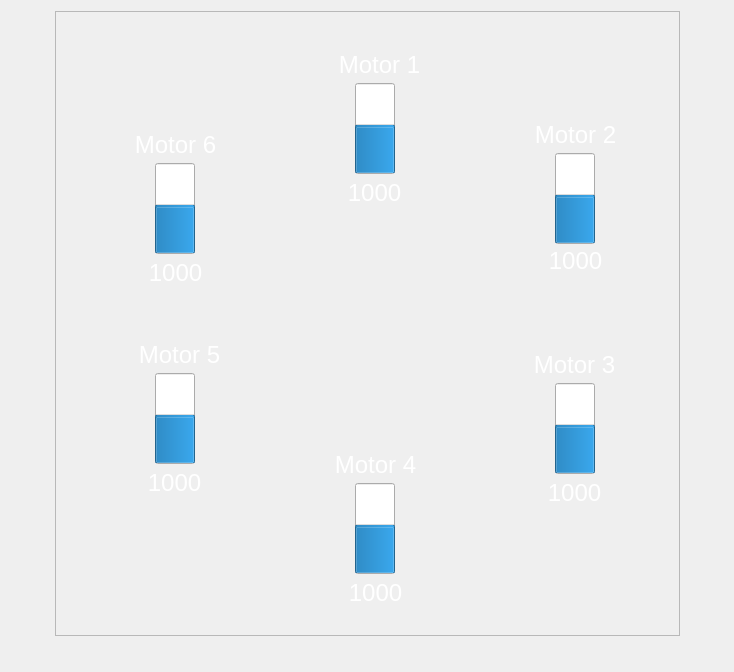
        <widget class="QWidget" name="HexPlus">
         <layout class="QGridLayout" name="gridLayout_39">
          <item row="1" column="1">
           <widget class="QFrame" name="HexPlusFrame">
            <property name="sizePolicy">
             <sizepolicy hsizetype="Fixed" vsizetype="Fixed">
              <horstretch>0</horstretch>
              <verstretch>0</verstretch>
             </sizepolicy>
            </property>
            <property name="minimumSize">
             <size>
              <width>625</width>
              <height>625</height>
             </size>
            </property>
            <property name="maximumSize">
             <size>
              <width>625</width>
              <height>625</height>
             </size>
            </property>
            <property name="frameShape">
             <enum>QFrame::StyledPanel</enum>
            </property>
            <property name="frameShadow">
             <enum>QFrame::Raised</enum>
            </property>
            <widget class="QFrame" name="HexPlus4">
             <property name="geometry">
              <rect>
               <x>220</x>
               <y>430</y>
               <width>175</width>
               <height>175</height>
              </rect>
             </property>
             <property name="sizePolicy">
              <sizepolicy hsizetype="Fixed" vsizetype="Fixed">
               <horstretch>0</horstretch>
               <verstretch>0</verstretch>
              </sizepolicy>
             </property>
             <property name="minimumSize">
              <size>
               <width>175</width>
               <height>175</height>
              </size>
             </property>
             <property name="maximumSize">
              <size>
               <width>175</width>
               <height>175</height>
              </size>
             </property>
             <property name="styleSheet">
              <string notr="true">QFrame
{
   background-color: rgba(255, 255, 255, 0);
   border-image: url(:/images/resources/CCW.png) 0 0 0 0 stretch stretch;
   border-width: 0px;
}</string>
             </property>
             <property name="frameShape">
              <enum>QFrame::StyledPanel</enum>
             </property>
             <property name="frameShadow">
              <enum>QFrame::Raised</enum>
             </property>
             <widget class="QLabel" name="HexPlus4Label">
              <property name="geometry">
               <rect>
                <x>35</x>
                <y>9</y>
                <width>131</width>
                <height>29</height>
               </rect>
              </property>
              <property name="font">
               <font>
                <pointsize>18</pointsize>
               </font>
              </property>
              <property name="styleSheet">
               <string notr="true">color:white;
border-image:none;</string>
              </property>
              <property name="text">
               <string>Motor 4</string>
              </property>
              <property name="alignment">
               <set>Qt::AlignCenter</set>
              </property>
             </widget>
             <widget class="QLabel" name="HexPlus4Value">
              <property name="geometry">
               <rect>
                <x>35</x>
                <y>137</y>
                <width>131</width>
                <height>29</height>
               </rect>
              </property>
              <property name="font">
               <font>
                <pointsize>18</pointsize>
               </font>
              </property>
              <property name="styleSheet">
               <string notr="true">color:white;
border-image:none;</string>
              </property>
              <property name="text">
               <string>1000</string>
              </property>
              <property name="alignment">
               <set>Qt::AlignCenter</set>
              </property>
             </widget>
             <widget class="QProgressBar" name="HexPlus4Motor">
              <property name="geometry">
               <rect>
                <x>80</x>
                <y>42</y>
                <width>40</width>
                <height>91</height>
               </rect>
              </property>
              <property name="sizePolicy">
               <sizepolicy hsizetype="Fixed" vsizetype="Expanding">
                <horstretch>0</horstretch>
                <verstretch>0</verstretch>
               </sizepolicy>
              </property>
              <property name="minimumSize">
               <size>
                <width>40</width>
                <height>0</height>
               </size>
              </property>
              <property name="maximumSize">
               <size>
                <width>50</width>
                <height>16777215</height>
               </size>
              </property>
              <property name="minimum">
               <number>1000</number>
              </property>
              <property name="maximum">
               <number>2000</number>
              </property>
              <property name="value">
               <number>1500</number>
              </property>
              <property name="alignment">
               <set>Qt::AlignCenter</set>
              </property>
              <property name="textVisible">
               <bool>false</bool>
              </property>
              <property name="orientation">
               <enum>Qt::Vertical</enum>
              </property>
              <property name="invertedAppearance">
               <bool>false</bool>
              </property>
             </widget>
            </widget>
            <widget class="QFrame" name="HexPlus6">
             <property name="geometry">
              <rect>
               <x>20</x>
               <y>110</y>
               <width>175</width>
               <height>175</height>
              </rect>
             </property>
             <property name="sizePolicy">
              <sizepolicy hsizetype="Fixed" vsizetype="Fixed">
               <horstretch>0</horstretch>
               <verstretch>0</verstretch>
              </sizepolicy>
             </property>
             <property name="minimumSize">
              <size>
               <width>175</width>
               <height>175</height>
              </size>
             </property>
             <property name="maximumSize">
              <size>
               <width>175</width>
               <height>175</height>
              </size>
             </property>
             <property name="styleSheet">
              <string notr="true">QFrame
{
   background-color: rgba(255, 255, 255, 0);
   border-image: url(:/images/resources/CCW.png) 0 0 0 0 stretch stretch;
   border-width: 0px;
}</string>
             </property>
             <property name="frameShape">
              <enum>QFrame::StyledPanel</enum>
             </property>
             <property name="frameShadow">
              <enum>QFrame::Raised</enum>
             </property>
             <widget class="QLabel" name="HexPlus6Value">
              <property name="geometry">
               <rect>
                <x>35</x>
                <y>137</y>
                <width>131</width>
                <height>29</height>
               </rect>
              </property>
              <property name="font">
               <font>
                <pointsize>18</pointsize>
               </font>
              </property>
              <property name="styleSheet">
               <string notr="true">color:white;
border-image:none;</string>
              </property>
              <property name="text">
               <string>1000</string>
              </property>
              <property name="alignment">
               <set>Qt::AlignCenter</set>
              </property>
             </widget>
             <widget class="QLabel" name="HexPlus6Label">
              <property name="geometry">
               <rect>
                <x>35</x>
                <y>9</y>
                <width>131</width>
                <height>29</height>
               </rect>
              </property>
              <property name="font">
               <font>
                <pointsize>18</pointsize>
               </font>
              </property>
              <property name="styleSheet">
               <string notr="true">color:white;
border-image:none;</string>
              </property>
              <property name="text">
               <string>Motor 6</string>
              </property>
              <property name="alignment">
               <set>Qt::AlignCenter</set>
              </property>
             </widget>
             <widget class="QProgressBar" name="HexPlus6Motor">
              <property name="geometry">
               <rect>
                <x>80</x>
                <y>42</y>
                <width>40</width>
                <height>91</height>
               </rect>
              </property>
              <property name="sizePolicy">
               <sizepolicy hsizetype="Fixed" vsizetype="Expanding">
                <horstretch>0</horstretch>
                <verstretch>0</verstretch>
               </sizepolicy>
              </property>
              <property name="minimumSize">
               <size>
                <width>40</width>
                <height>0</height>
               </size>
              </property>
              <property name="maximumSize">
               <size>
                <width>50</width>
                <height>16777215</height>
               </size>
              </property>
              <property name="minimum">
               <number>1000</number>
              </property>
              <property name="maximum">
               <number>2000</number>
              </property>
              <property name="value">
               <number>1500</number>
              </property>
              <property name="alignment">
               <set>Qt::AlignCenter</set>
              </property>
              <property name="textVisible">
               <bool>false</bool>
              </property>
              <property name="orientation">
               <enum>Qt::Vertical</enum>
              </property>
              <property name="invertedAppearance">
               <bool>false</bool>
              </property>
             </widget>
            </widget>
            <widget class="QFrame" name="HexPlus3">
             <property name="geometry">
              <rect>
               <x>440</x>
               <y>330</y>
               <width>175</width>
               <height>175</height>
              </rect>
             </property>
             <property name="sizePolicy">
              <sizepolicy hsizetype="Fixed" vsizetype="Fixed">
               <horstretch>0</horstretch>
               <verstretch>0</verstretch>
              </sizepolicy>
             </property>
             <property name="minimumSize">
              <size>
               <width>175</width>
               <height>175</height>
              </size>
             </property>
             <property name="maximumSize">
              <size>
               <width>175</width>
               <height>175</height>
              </size>
             </property>
             <property name="styleSheet">
              <string notr="true">QFrame
{
   background-color: rgba(255, 255, 255, 0);
   border-image: url(:/images/resources/CW.png) 0 0 0 0 stretch stretch;
   border-width: 0px;
}</string>
             </property>
             <property name="frameShape">
              <enum>QFrame::StyledPanel</enum>
             </property>
             <property name="frameShadow">
              <enum>QFrame::Raised</enum>
             </property>
             <widget class="QLabel" name="HexPlus3Label">
              <property name="geometry">
               <rect>
                <x>9</x>
                <y>9</y>
                <width>141</width>
                <height>29</height>
               </rect>
              </property>
              <property name="font">
               <font>
                <pointsize>18</pointsize>
               </font>
              </property>
              <property name="styleSheet">
               <string notr="true">color:white;
border-image:none;</string>
              </property>
              <property name="text">
               <string>Motor 3</string>
              </property>
              <property name="alignment">
               <set>Qt::AlignCenter</set>
              </property>
             </widget>
             <widget class="QLabel" name="HexPlus3Value">
              <property name="geometry">
               <rect>
                <x>9</x>
                <y>137</y>
                <width>141</width>
                <height>29</height>
               </rect>
              </property>
              <property name="font">
               <font>
                <pointsize>18</pointsize>
               </font>
              </property>
              <property name="styleSheet">
               <string notr="true">color:white;
border-image:none;</string>
              </property>
              <property name="text">
               <string>1000</string>
              </property>
              <property name="alignment">
               <set>Qt::AlignCenter</set>
              </property>
             </widget>
             <widget class="QProgressBar" name="HexPlus3Motor">
              <property name="geometry">
               <rect>
                <x>60</x>
                <y>42</y>
                <width>40</width>
                <height>91</height>
               </rect>
              </property>
              <property name="sizePolicy">
               <sizepolicy hsizetype="Fixed" vsizetype="Expanding">
                <horstretch>0</horstretch>
                <verstretch>0</verstretch>
               </sizepolicy>
              </property>
              <property name="minimumSize">
               <size>
                <width>40</width>
                <height>0</height>
               </size>
              </property>
              <property name="maximumSize">
               <size>
                <width>50</width>
                <height>16777215</height>
               </size>
              </property>
              <property name="minimum">
               <number>1000</number>
              </property>
              <property name="maximum">
               <number>2000</number>
              </property>
              <property name="value">
               <number>1500</number>
              </property>
              <property name="alignment">
               <set>Qt::AlignCenter</set>
              </property>
              <property name="textVisible">
               <bool>false</bool>
              </property>
              <property name="orientation">
               <enum>Qt::Vertical</enum>
              </property>
              <property name="invertedAppearance">
               <bool>false</bool>
              </property>
             </widget>
            </widget>
            <widget class="QFrame" name="HexPlusFCB">
             <property name="geometry">
              <rect>
               <x>230</x>
               <y>230</y>
               <width>175</width>
               <height>175</height>
              </rect>
             </property>
             <property name="sizePolicy">
              <sizepolicy hsizetype="Fixed" vsizetype="Fixed">
               <horstretch>0</horstretch>
               <verstretch>0</verstretch>
              </sizepolicy>
             </property>
             <property name="minimumSize">
              <size>
               <width>175</width>
               <height>175</height>
              </size>
             </property>
             <property name="maximumSize">
              <size>
               <width>175</width>
               <height>175</height>
              </size>
             </property>
             <property name="styleSheet">
              <string notr="true">background-color: rgba(255, 255, 255, 0);
image: url(:/images/resources/AQ32Sticker.png);</string>
             </property>
             <property name="frameShape">
              <enum>QFrame::StyledPanel</enum>
             </property>
             <property name="frameShadow">
              <enum>QFrame::Raised</enum>
             </property>
            </widget>
            <widget class="QFrame" name="HexPlus2">
             <property name="geometry">
              <rect>
               <x>420</x>
               <y>100</y>
               <width>175</width>
               <height>175</height>
              </rect>
             </property>
             <property name="sizePolicy">
              <sizepolicy hsizetype="Fixed" vsizetype="Fixed">
               <horstretch>0</horstretch>
               <verstretch>0</verstretch>
              </sizepolicy>
             </property>
             <property name="minimumSize">
              <size>
               <width>175</width>
               <height>175</height>
              </size>
             </property>
             <property name="maximumSize">
              <size>
               <width>175</width>
               <height>175</height>
              </size>
             </property>
             <property name="layoutDirection">
              <enum>Qt::LeftToRight</enum>
             </property>
             <property name="styleSheet">
              <string notr="true">QFrame
{
   background-color: rgba(255, 255, 255, 0);
   border-image: url(:/images/resources/CCW.png) 0 0 0 0 stretch stretch;
   border-width: 0px;
}</string>
             </property>
             <property name="frameShape">
              <enum>QFrame::StyledPanel</enum>
             </property>
             <property name="frameShadow">
              <enum>QFrame::Raised</enum>
             </property>
             <widget class="QLabel" name="HexPlus2Value">
              <property name="geometry">
               <rect>
                <x>30</x>
                <y>135</y>
                <width>141</width>
                <height>29</height>
               </rect>
              </property>
              <property name="font">
               <font>
                <pointsize>18</pointsize>
               </font>
              </property>
              <property name="styleSheet">
               <string notr="true">color:white;
border-image:none;</string>
              </property>
              <property name="text">
               <string>1000</string>
              </property>
              <property name="alignment">
               <set>Qt::AlignCenter</set>
              </property>
             </widget>
             <widget class="QLabel" name="HexPlus2Label">
              <property name="geometry">
               <rect>
                <x>35</x>
                <y>9</y>
                <width>131</width>
                <height>29</height>
               </rect>
              </property>
              <property name="font">
               <font>
                <pointsize>18</pointsize>
               </font>
              </property>
              <property name="styleSheet">
               <string notr="true">color:white;
border-image:none;</string>
              </property>
              <property name="text">
               <string>Motor 2</string>
              </property>
              <property name="alignment">
               <set>Qt::AlignCenter</set>
              </property>
             </widget>
             <widget class="QProgressBar" name="HexPlus2Motor">
              <property name="geometry">
               <rect>
                <x>80</x>
                <y>42</y>
                <width>40</width>
                <height>91</height>
               </rect>
              </property>
              <property name="sizePolicy">
               <sizepolicy hsizetype="Fixed" vsizetype="Expanding">
                <horstretch>0</horstretch>
                <verstretch>0</verstretch>
               </sizepolicy>
              </property>
              <property name="minimumSize">
               <size>
                <width>40</width>
                <height>0</height>
               </size>
              </property>
              <property name="maximumSize">
               <size>
                <width>50</width>
                <height>16777215</height>
               </size>
              </property>
              <property name="minimum">
               <number>1000</number>
              </property>
              <property name="maximum">
               <number>2000</number>
              </property>
              <property name="value">
               <number>1500</number>
              </property>
              <property name="alignment">
               <set>Qt::AlignCenter</set>
              </property>
              <property name="textVisible">
               <bool>false</bool>
              </property>
              <property name="orientation">
               <enum>Qt::Vertical</enum>
              </property>
              <property name="invertedAppearance">
               <bool>false</bool>
              </property>
             </widget>
            </widget>
            <widget class="QFrame" name="HexPlus1">
             <property name="geometry">
              <rect>
               <x>240</x>
               <y>30</y>
               <width>175</width>
               <height>175</height>
              </rect>
             </property>
             <property name="sizePolicy">
              <sizepolicy hsizetype="Fixed" vsizetype="Fixed">
               <horstretch>0</horstretch>
               <verstretch>0</verstretch>
              </sizepolicy>
             </property>
             <property name="minimumSize">
              <size>
               <width>175</width>
               <height>175</height>
              </size>
             </property>
             <property name="maximumSize">
              <size>
               <width>150</width>
               <height>150</height>
              </size>
             </property>
             <property name="styleSheet">
              <string notr="true">QFrame
{
   background-color: rgba(255, 255, 255, 0);
   border-image: url(:/images/resources/CW.png) 0 0 0 0 stretch stretch;
   border-width: 0px;
}</string>
             </property>
             <property name="frameShape">
              <enum>QFrame::StyledPanel</enum>
             </property>
             <property name="frameShadow">
              <enum>QFrame::Raised</enum>
             </property>
             <widget class="QLabel" name="HexPlus1Value">
              <property name="geometry">
               <rect>
                <x>9</x>
                <y>137</y>
                <width>141</width>
                <height>29</height>
               </rect>
              </property>
              <property name="font">
               <font>
                <pointsize>18</pointsize>
               </font>
              </property>
              <property name="styleSheet">
               <string notr="true">color:white;
border-image:none;</string>
              </property>
              <property name="text">
               <string>1000</string>
              </property>
              <property name="alignment">
               <set>Qt::AlignCenter</set>
              </property>
             </widget>
             <widget class="QLabel" name="HexPlus1Label">
              <property name="geometry">
               <rect>
                <x>9</x>
                <y>9</y>
                <width>151</width>
                <height>29</height>
               </rect>
              </property>
              <property name="font">
               <font>
                <pointsize>18</pointsize>
               </font>
              </property>
              <property name="styleSheet">
               <string notr="true">color:white;
border-image:none;</string>
              </property>
              <property name="text">
               <string>Motor 1</string>
              </property>
              <property name="alignment">
               <set>Qt::AlignCenter</set>
              </property>
             </widget>
             <widget class="QProgressBar" name="HexPlus1Motor">
              <property name="geometry">
               <rect>
                <x>60</x>
                <y>42</y>
                <width>40</width>
                <height>91</height>
               </rect>
              </property>
              <property name="sizePolicy">
               <sizepolicy hsizetype="Fixed" vsizetype="Expanding">
                <horstretch>0</horstretch>
                <verstretch>0</verstretch>
               </sizepolicy>
              </property>
              <property name="minimumSize">
               <size>
                <width>40</width>
                <height>0</height>
               </size>
              </property>
              <property name="maximumSize">
               <size>
                <width>50</width>
                <height>16777215</height>
               </size>
              </property>
              <property name="minimum">
               <number>1000</number>
              </property>
              <property name="maximum">
               <number>2000</number>
              </property>
              <property name="value">
               <number>1500</number>
              </property>
              <property name="alignment">
               <set>Qt::AlignCenter</set>
              </property>
              <property name="textVisible">
               <bool>false</bool>
              </property>
              <property name="orientation">
               <enum>Qt::Vertical</enum>
              </property>
              <property name="invertedAppearance">
               <bool>false</bool>
              </property>
             </widget>
            </widget>
            <widget class="QFrame" name="HexPlus5">
             <property name="geometry">
              <rect>
               <x>40</x>
               <y>320</y>
               <width>175</width>
               <height>175</height>
              </rect>
             </property>
             <property name="sizePolicy">
              <sizepolicy hsizetype="Fixed" vsizetype="Fixed">
               <horstretch>0</horstretch>
               <verstretch>0</verstretch>
              </sizepolicy>
             </property>
             <property name="minimumSize">
              <size>
               <width>175</width>
               <height>175</height>
              </size>
             </property>
             <property name="maximumSize">
              <size>
               <width>175</width>
               <height>175</height>
              </size>
             </property>
             <property name="styleSheet">
              <string notr="true">QFrame
{
   background-color: rgba(255, 255, 255, 0);
   border-image: url(:/images/resources/CW.png) 0 0 0 0 stretch stretch;
   border-width: 0px;
}</string>
             </property>
             <property name="frameShape">
              <enum>QFrame::StyledPanel</enum>
             </property>
             <property name="frameShadow">
              <enum>QFrame::Raised</enum>
             </property>
             <widget class="QLabel" name="HexPlus5Value">
              <property name="geometry">
               <rect>
                <x>9</x>
                <y>137</y>
                <width>141</width>
                <height>29</height>
               </rect>
              </property>
              <property name="font">
               <font>
                <pointsize>18</pointsize>
               </font>
              </property>
              <property name="styleSheet">
               <string notr="true">color:white;
border-image:none;</string>
              </property>
              <property name="text">
               <string>1000</string>
              </property>
              <property name="alignment">
               <set>Qt::AlignCenter</set>
              </property>
             </widget>
             <widget class="QLabel" name="HexPlus5Label">
              <property name="geometry">
               <rect>
                <x>9</x>
                <y>9</y>
                <width>151</width>
                <height>29</height>
               </rect>
              </property>
              <property name="font">
               <font>
                <pointsize>18</pointsize>
               </font>
              </property>
              <property name="styleSheet">
               <string notr="true">color:white;
border-image:none;</string>
              </property>
              <property name="text">
               <string>Motor 5</string>
              </property>
              <property name="alignment">
               <set>Qt::AlignCenter</set>
              </property>
             </widget>
             <widget class="QProgressBar" name="HexPlus5Motor">
              <property name="geometry">
               <rect>
                <x>60</x>
                <y>42</y>
                <width>40</width>
                <height>91</height>
               </rect>
              </property>
              <property name="sizePolicy">
               <sizepolicy hsizetype="Fixed" vsizetype="Expanding">
                <horstretch>0</horstretch>
                <verstretch>0</verstretch>
               </sizepolicy>
              </property>
              <property name="minimumSize">
               <size>
                <width>40</width>
                <height>0</height>
               </size>
              </property>
              <property name="maximumSize">
               <size>
                <width>50</width>
                <height>16777215</height>
               </size>
              </property>
              <property name="minimum">
               <number>1000</number>
              </property>
              <property name="maximum">
               <number>2000</number>
              </property>
              <property name="value">
               <number>1500</number>
              </property>
              <property name="alignment">
               <set>Qt::AlignCenter</set>
              </property>
              <property name="textVisible">
               <bool>false</bool>
              </property>
              <property name="orientation">
               <enum>Qt::Vertical</enum>
              </property>
              <property name="invertedAppearance">
               <bool>false</bool>
              </property>
             </widget>
            </widget>
           </widget>
          </item>
          <item row="2" column="1">
           <spacer name="verticalSpacer_13">
            <property name="orientation">
             <enum>Qt::Vertical</enum>
            </property>
            <property name="sizeHint" stdset="0">
             <size>
              <width>20</width>
              <height>25</height>
             </size>
            </property>
           </spacer>
          </item>
          <item row="1" column="2">
           <spacer name="horizontalSpacer_7">
            <property name="orientation">
             <enum>Qt::Horizontal</enum>
            </property>
            <property name="sizeHint" stdset="0">
             <size>
              <width>43</width>
              <height>20</height>
             </size>
            </property>
           </spacer>
          </item>
          <item row="1" column="0">
           <spacer name="horizontalSpacer_6">
            <property name="orientation">
             <enum>Qt::Horizontal</enum>
            </property>
            <property name="sizeHint" stdset="0">
             <size>
              <width>44</width>
              <height>20</height>
             </size>
            </property>
           </spacer>
          </item>
          <item row="0" column="1">
           <spacer name="verticalSpacer_12">
            <property name="orientation">
             <enum>Qt::Vertical</enum>
            </property>
            <property name="sizeHint" stdset="0">
             <size>
              <width>20</width>
              <height>0</height>
             </size>
            </property>
           </spacer>
          </item>
         </layout>
        </widget>
